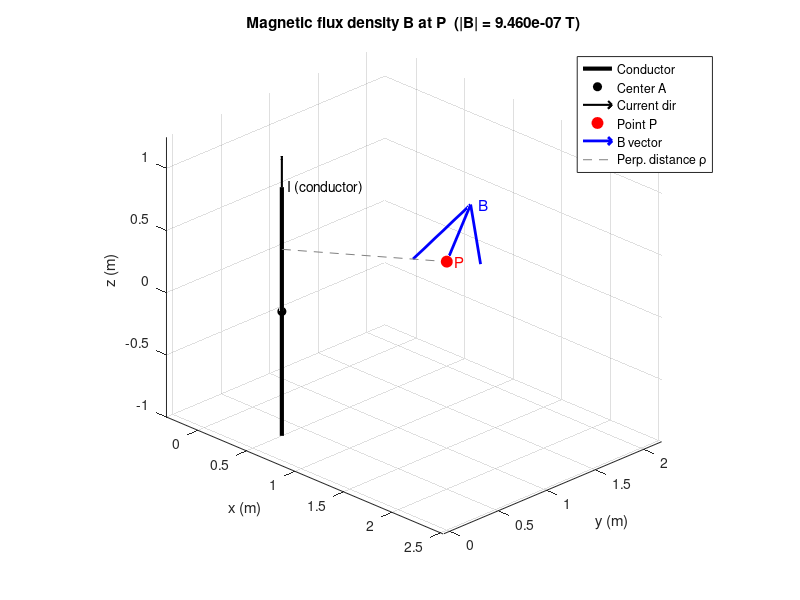

Write the MATLAB code that produced this figure.
%% Magnetic flux density of a finite straight conductor (parallel to z)
clear; clc; close all;

%% ---------------- User parameters ----------------
mu0 = 4*pi*1e-7;      % Permeability of free space (H/m)

I  = 10;              % Current (A)  -> +z direction
l  = 2.0;             % Length of conductor (m)

A  = [0.5, 0.3, 0.0]; % Center of the conductor A(Ax,Ay,Az)
P  = [1.5, 1.0, 0.5]; % Observation point P(Px,Py,Pz)

%% ---------------- Geometry ----------------
% Wire endpoints (parallel to z, centered at A)
z1 = A(3) - l/2;
z2 = A(3) + l/2;

% Perpendicular (radial) vector from wire axis to P
rho_vec = [P(1)-A(1), P(2)-A(2), 0];
rho     = norm(rho_vec);          % Perpendicular distance r

if rho < 1e-12
    error('Point P lies on the conductor axis. B is undefined (infinite).');
end

% Unit vector in the azimuthal (phi) direction:  phi_hat = z_hat x rho_hat
rho_hat = rho_vec / rho;
z_hat   = [0 0 1];
phi_hat = cross(z_hat, rho_hat);

% Longitudinal distances from P's projection to the wire ends
s1 = z1 - P(3);
s2 = z2 - P(3);

% Angles subtended by the ends
sin_t1 = s1 / sqrt(s1^2 + rho^2);
sin_t2 = s2 / sqrt(s2^2 + rho^2);

% Magnitude of B (Biot-Savart for finite wire)
Bmag = (mu0 * I) / (4*pi*rho) * (sin_t2 - sin_t1);

% Vector B
B = Bmag * phi_hat;

fprintf('Point P        : (%.3f, %.3f, %.3f) m\n', P);
fprintf('Conductor A    : (%.3f, %.3f, %.3f) m, length %.3f m\n', A, l);
fprintf('Perp. distance : %.4f m\n', rho);
fprintf('|B|            : %.6e T\n', Bmag);
fprintf('B vector       : (%.6e, %.6e, %.6e) T\n', B);

%% ---------------- 3D Plot ----------------
figure('Color','w');
hold on; grid on; axis equal;
view(45, 25);
xlabel('x (m)'); ylabel('y (m)'); zlabel('z (m)');
title(sprintf('Magnetic flux density B at P  (|B| = %.3e T)', Bmag));

% --- Plot the conductor ---
plot3([A(1) A(1)], [A(2) A(2)], [z1 z2], 'k-', 'LineWidth', 3);
plot3(A(1), A(2), A(3), 'ko', 'MarkerFaceColor','k');
text(A(1), A(2), z2, '  I (conductor)', 'FontSize', 10);

% Arrow to show current direction
quiver3(A(1), A(2), z2, 0, 0, 0.25, 0, ...
        'Color','k','LineWidth',1.5,'MaxHeadSize',0.8);

% --- Plot point P ---
plot3(P(1), P(2), P(3), 'ro', 'MarkerFaceColor','r', 'MarkerSize',8);
text(P(1), P(2), P(3), '  P', 'Color','r', 'FontSize', 11);

% --- Plot the B vector at P (scaled for visibility) ---
scaleB = 0.5 * l / max(Bmag, eps);   % auto-scale arrow length
quiver3(P(1), P(2), P(3), ...
        B(1)*scaleB, B(2)*scaleB, B(3)*scaleB, ...
        0, 'Color','b', 'LineWidth', 2, 'MaxHeadSize', 0.6);
text(P(1)+B(1)*scaleB, P(2)+B(2)*scaleB, P(3)+B(3)*scaleB, ...
     '  B', 'Color','b', 'FontSize', 11);

% --- Dashed line from wire axis to P (shows rho) ---
plot3([A(1) P(1)], [A(2) P(2)], [P(3) P(3)], '--', 'Color',[0.5 0.5 0.5]);

legend('Conductor','Center A','Current dir','Point P','B vector', ...
       'Perp. distance \rho', 'Location','best');

hold off;
